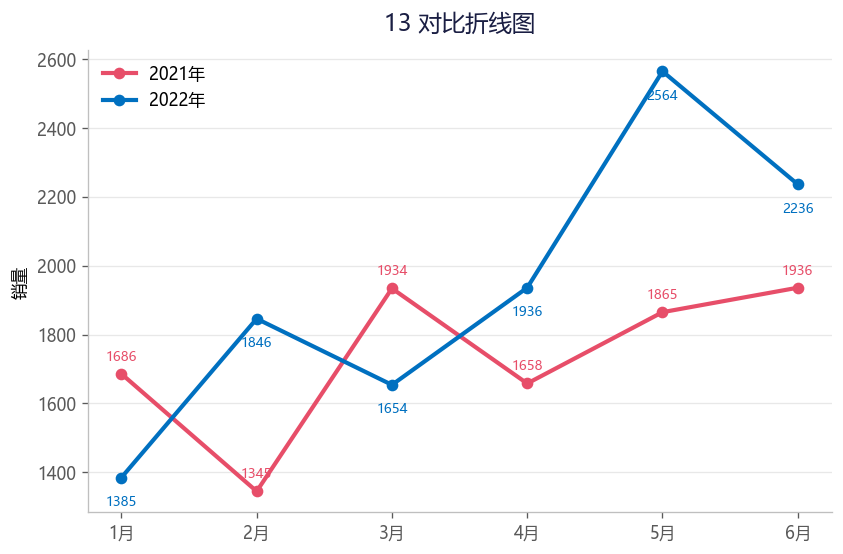

The Python source for this figure:
# -*- coding: utf-8 -*-
"""
图表 13：对比折线图
复现《Excel数据可视化-从图表到数据大屏》第二章
运行: python 13_对比折线图.py  ->  生成 13_对比折线图.png
"""
import os, math
import numpy as np
import matplotlib
matplotlib.use('Agg')
import matplotlib.pyplot as plt
from matplotlib.patches import FancyBboxPatch, Circle, Wedge, PathPatch
from matplotlib.path import Path
import matplotlib.colors as mcolors

plt.rcParams['font.sans-serif'] = ['Microsoft YaHei', 'SimHei', 'DejaVu Sans']
plt.rcParams['axes.unicode_minus'] = False
plt.rcParams['figure.dpi'] = 120

BASE = r"c:\Users\DENG_影\Desktop\作业\数据可视化\《Excel数据可视化 - 从图表到数据大屏》-清华-郭宏远"
OUT = os.path.join(BASE, "python复现图表")
os.makedirs(OUT, exist_ok=True)

# 配色
C_BLUE   = '#0070C0'
C_BLUE_L = '#00B0F0'
C_BLUE_M = '#82ADD7'
C_DARK   = '#1A1E43'
C_ORANGE = '#FFC000'
C_RED    = '#E74E69'
C_OR     = '#E66B4C'
C_PURPLE = '#7030A0'
C_GREEN  = '#49A098'
C_TEAL   = '#4A5BD1'
C_INDIGO = '#464CAC'
C_CYAN   = '#7BBDD5'
C_SKY    = '#0097E0'

def save(fig, name):
    path = os.path.join(OUT, name)
    fig.savefig(path, bbox_inches='tight', facecolor='white')
    plt.close(fig)
    print("saved:", name)

def gradient_bars(ax, x, h, w, c_top, c_bot):
    """垂直渐变填充柱形"""
    cmap = mcolors.LinearSegmentedColormap.from_list('g', [c_bot, c_top])
    for xi, hi in zip(x, h):
        if hi <= 0:
            continue
        grad = np.linspace(0, 1, 256).reshape(-1, 1)
        ax.imshow(grad, extent=[xi - w/2, xi + w/2, 0, hi],
                  aspect='auto', cmap=cmap, zorder=2)
    ax.set_ylim(bottom=0)

def style_ax(ax):
    ax.spines['top'].set_visible(False)
    ax.spines['right'].set_visible(False)
    ax.spines['left'].set_color('#BFBFBF')
    ax.spines['bottom'].set_color('#BFBFBF')
    ax.tick_params(colors='#595959')

def catmull(x, y, n=30):
    """Catmull-Rom 平滑曲线"""
    pts = list(zip(x, y))
    pts = [pts[0]] + pts + [pts[-1]]
    xs, ys = [], []
    for i in range(len(pts) - 3):
        p0, p1, p2, p3 = pts[i], pts[i+1], pts[i+2], pts[i+3]
        for t in np.linspace(0, 1, n):
            t2, t3 = t*t, t*t*t
            X = 0.5*((2*p1[0]) + (-p0[0]+p2[0])*t +
                     (2*p0[0]-5*p1[0]+4*p2[0]-p3[0])*t2 +
                     (-p0[0]+3*p1[0]-3*p2[0]+p3[0])*t3)
            Y = 0.5*((2*p1[1]) + (-p0[1]+p2[1])*t +
                     (2*p0[1]-5*p1[1]+4*p2[1]-p3[1])*t2 +
                     (-p0[1]+3*p1[1]-3*p2[1]+p3[1])*t3)
            xs.append(X); ys.append(Y)
    return xs, ys

# ============ 13 对比折线图 ============
def fig13():
    mon = ['1月','2月','3月','4月','5月','6月']
    y2021 = [1686,1345,1934,1658,1865,1936]
    y2022 = [1385,1846,1654,1936,2564,2236]
    fig, ax = plt.subplots(figsize=(8,5))
    x = np.arange(len(mon))
    ax.plot(x, y2021, color=C_RED, lw=2.5, marker='o', label='2021年', zorder=3)
    ax.plot(x, y2022, color=C_BLUE, lw=2.5, marker='o', label='2022年', zorder=3)
    for xi, v in zip(x, y2021):
        ax.text(xi, v+40, str(v), ha='center', fontsize=8, color=C_RED)
    for xi, v in zip(x, y2022):
        ax.text(xi, v-80, str(v), ha='center', fontsize=8, color=C_BLUE)
    ax.set_xticks(x); ax.set_xticklabels(mon)
    ax.set_title('13 对比折线图', fontsize=14, color=C_DARK, pad=12)
    ax.set_ylabel('销量'); style_ax(ax)
    ax.legend(frameon=False, loc='upper left')
    ax.yaxis.grid(True, color='#E8E8E8', zorder=0)
    save(fig, '13_对比折线图.png')

if __name__ == '__main__':
    fig13()
